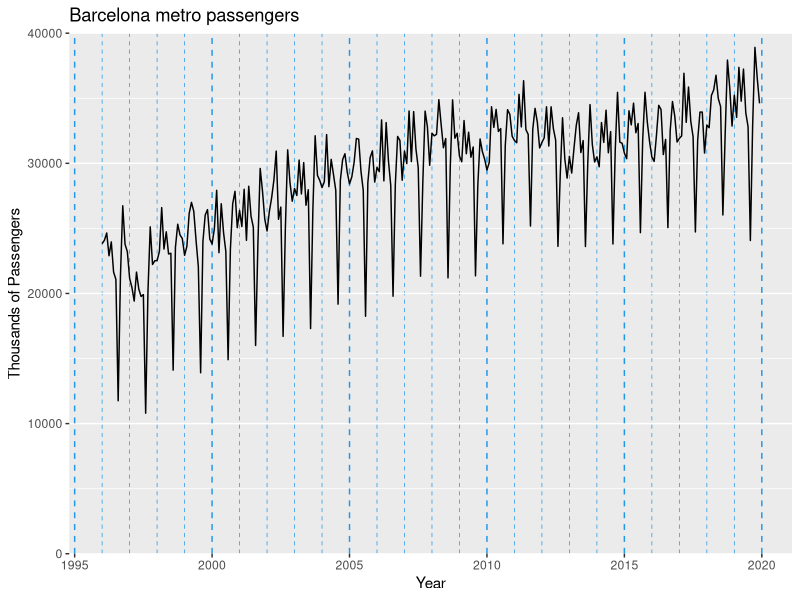

The R source for this figure:
## ---- chunk 1
metro <- window(ts(read.table("./data/metro.dat"), start = 1996, freq = 12))
## ---- chunk 2
library(tidyverse)
ggplot(data.frame(metro), aes(x = time(metro), y = metro)) +
    geom_line() +
    labs(title = "Barcelona metro passengers", y = "Thousands of Passengers") +
    # theme_bw() +
    scale_x_continuous(minor_breaks = seq(1996, 2020, 1)) +
    scale_y_continuous(limits = c(0, 40000), expand = c(0, 0)) +
    theme(
          panel.grid.minor.x = element_line(colour = 4, linetype = 2),
          panel.grid.major.x = element_line(colour = 4, linetype = 2)
          ) +
    labs(x = "Year")
